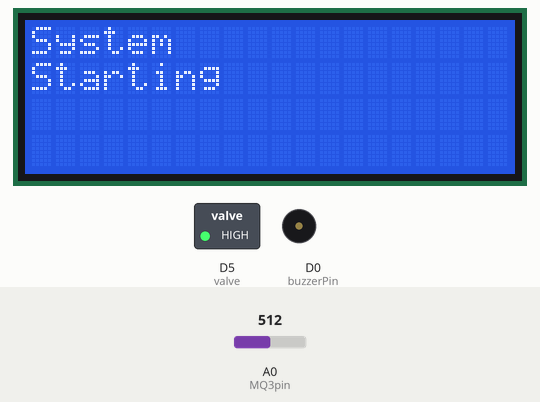
This sketch was run on a simulated ESP8266 (NodeMCU). Parts: 20×4 character LCD, switched loads named in the sketch (green lamp = pin HIGH), buzzer (waves = sounding). The test bench sets the inputs (shaded band); at power-on: A0 (MQ3pin) = 512. WiFi joins after 1.5 s; servers stay silent unless stated; uploads are accepted with an empty reply; what the sketch prints to the serial monitor is not drawn.

Above: at 5.3 s.
At 9.4 s:
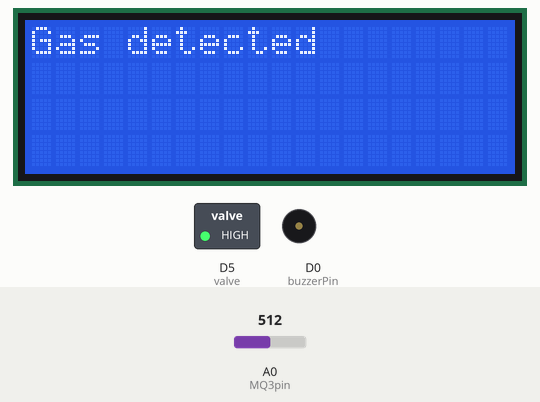
9.5 s: A0 (MQ3pin) set to 78
12.0 s: A0 (MQ3pin) set to 66
At 12.9 s:
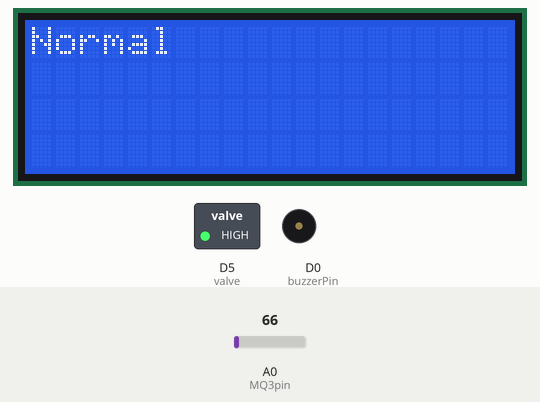
14.5 s: A0 (MQ3pin) set to 122
At 16.6 s:
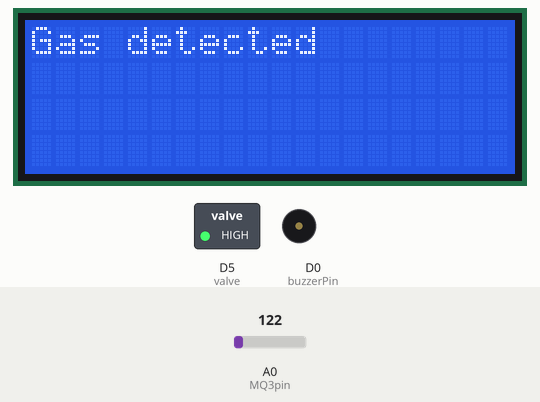
20.2 s: A0 (MQ3pin) set to 60
At 21.2 s:
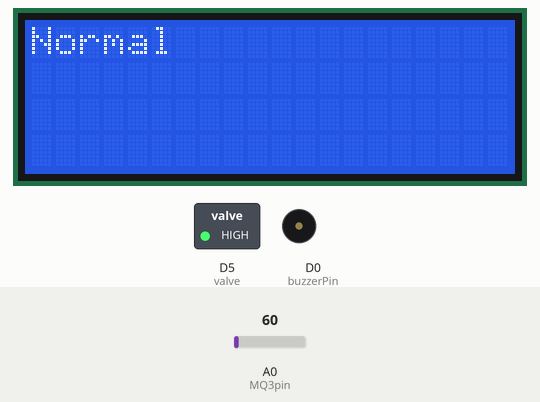
Timing chart, 0 to 23.2 s (numbered marks = the images above; inputs shaded):
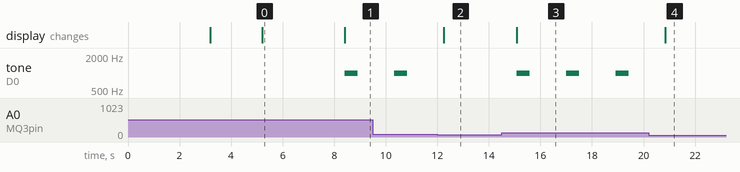

The sketch:

hardware.ino
```cpp
#include <Arduino.h>
#include <ESP8266WiFi.h>
#include <ESP8266HTTPClient.h>
#include <WiFiClientSecureBearSSL.h>
#include <Wire.h>
#include <LiquidCrystal_I2C.h>
#include <ArduinoJson.h>
#define MQ3pin (A0)
LiquidCrystal_I2C lcd(0x27, 20, 4);

const char* ssid = "gas_detector";
const char* password = "gas_detector123";

int buzzerPin = D0;
int valve = D5;
bool gasDetected = false;
float sensorValue;
int sensorThreshold = 400, pstatus = 0;

void setup() {
  Serial.begin(115200);
  pinMode(buzzerPin, OUTPUT);
  pinMode(valve, OUTPUT);
  digitalWrite(valve,HIGH);
  lcd.init();
  lcd.init();
  lcd.backlight();
  lcd.setCursor(0, 0);
  lcd.print("Smart Gas Danger");
  lcd.setCursor(0, 1);
  lcd.print("Detector System");
  delay(3000);
  lcd.clear();
  WiFi.mode(WIFI_STA);
  WiFi.begin(ssid, password);
  lcd.setCursor(0, 0);
  lcd.print("Connecting to");
  lcd.setCursor(0, 1);
  lcd.print("WiFi network");
  while (WiFi.status() != WL_CONNECTED) {
    delay(1000);
  }
  lcd.clear(),
  lcd.print("System");
  lcd.setCursor(0, 1);
  lcd.print("Starting");
  delay(3000);

}

void loop() {
  updateStatus();
  float sensorValue = analogRead(MQ3pin);  // Read analog value from MQ3 sensor
  Serial.println("Sensor:");
  Serial.println(sensorValue);
  if(sensorValue>70)
  {
    gasDetected = true;
    lcd.clear();
    lcd.println("Gas detected");
    playBeep(1000, 500);
  } else {
    gasDetected = false;
    lcd.clear();
    lcd.println("Normal");
  }
  delay(1000);
  updateHardwareStatus();
}

void updateStatus() {
  // wait for WiFi connection
  if ((WiFi.status() == WL_CONNECTED)) {

    std::unique_ptr<BearSSL::WiFiClientSecure>client(new BearSSL::WiFiClientSecure);

    // Ignore SSL certificate validation
    client->setInsecure();

    //create an HTTPClient instance
    HTTPClient https;

    //Initializing an HTTPS communication using the secure client
    Serial.print("[HTTPS] begin...\n");
    if (https.begin(*client, "https://umutoni.itaratec.com/api/status")) {  // HTTPS
      Serial.print("[HTTPS] GET...\n");
      // start connection and send HTTP header
      int httpCode = https.GET();
      // httpCode will be negative on error
      if (httpCode > 0) {
        // HTTP header has been send and Server response header has been handled
        Serial.printf("[HTTPS] GET... code: %d\n", httpCode);
        // file found at server
        if (httpCode == HTTP_CODE_OK || httpCode == HTTP_CODE_MOVED_PERMANENTLY) {
          String payload = https.getString();
          Serial.println(payload);
          DynamicJsonDocument doc(512); // Adjust the size based on your payload size
        DeserializationError error = deserializeJson(doc, payload);

        // Check for parsing errors
        if (error) {
            Serial.print(F("Error parsing JSON: "));
            Serial.println(error.c_str());
        } else {
            // Access JSON data
            bool valveOpen = doc["valve_open"];

            Serial.print(F("Valve Open: "));
            Serial.println(valveOpen);
            if(valveOpen)
            {
              digitalWrite(valve, LOW);
              lcd.clear();
              lcd.println("Valve open");
            } else{
              digitalWrite(valve, HIGH);
              lcd.clear();
              lcd.println("Valve closed");
            }
        }
        }
      } else {
        Serial.printf("[HTTPS] GET... failed, error: %s\n", https.errorToString(httpCode).c_str());
      }

      https.end();
    } else {
      lcd.clear();
      lcd.println("Unable to connect\n");
      Serial.printf("[HTTPS] Unable to connect\n");
    }
  }
}

void updateHardwareStatus() {
  if (WiFi.status() == WL_CONNECTED) {

    std::unique_ptr<BearSSL::WiFiClientSecure> client(new BearSSL::WiFiClientSecure);

    // Ignore SSL certificate validation (for testing only)
    client->setInsecure();
    HTTPClient http;

    Serial.println("[HTTPS] begin...");

    if (http.begin(*client, "https://umutoni.itaratec.com/api/status")) {  // HTTPS
      Serial.println("[HTTPS] POST...");

      http.addHeader("Content-Type", "application/json");

      DynamicJsonDocument jsonDoc(128); // Adjust the buffer size as needed

      jsonDoc["gas_detected"] = gasDetected;

      String jsonPayload;
      serializeJson(jsonDoc, jsonPayload);

      // Send the POST request with the JSON payload
      int httpCode = http.POST(jsonPayload);

      // Check the HTTP response code
      if (httpCode > 0) {
        Serial.printf("[HTTPS] POST... code: %d\n", httpCode);

        // Read and print the response from the server
        String payload = http.getString();
        Serial.println(payload);
        DynamicJsonDocument doc(512); // Adjust the size based on your payload size
        DeserializationError error = deserializeJson(doc, payload);

        // Check for parsing errors
        if (error) {
          Serial.print(F("Error parsing JSON: "));
          Serial.println(error.c_str());
        } else {
          // Access JSON data
        }
      } else {
        Serial.printf("[HTTPS] POST... failed, error: %s\n", http.errorToString(httpCode).c_str());
        lcd.clear(),
        lcd.print("Sending failed");
        delay(3000);
      }

      // End the HTTP connection
      http.end();
    } else {
      Serial.println("[HTTPS] Unable to connect");
      lcd.clear(),
      lcd.print("Unable to connect");
      delay(3000);
    }
  }
}

void playBeep(int frequency, int duration) {
  tone(buzzerPin, frequency, duration);
  delay(duration);
  noTone(buzzerPin);
}
```

Measured:
- the behaviour switches between 71 and 70 on A0 (MQ3pin) (found by bisection; images 1 and 2)
- after the input at 12.0 s, tone on D0 (buzzerPin): stays silent (without the input it goes to 1000 Hz after 0.26 s); the display: changes after 0.25 s (image 2)
- after the input at 14.5 s, tone on D0 (buzzerPin): alternates 1000 Hz for 0.50 s and silent for 1.4 s, starting after 0.58 s; the display: changes after 0.58 s (image 3)
- after the input at 20.2 s, tone on D0 (buzzerPin): stops changing and stays silent; the display: changes after 0.63 s (image 4)
- what the display in image 0 shows lasts 3.2 s, from 5.2 s to 8.4 s
